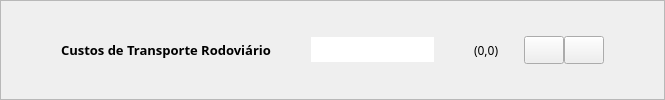
                      <widget class="QFrame" name="frame_60">
                       <property name="minimumSize">
                        <size>
                         <width>0</width>
                         <height>40</height>
                        </size>
                       </property>
                       <property name="frameShape">
                        <enum>QFrame::StyledPanel</enum>
                       </property>
                       <property name="frameShadow">
                        <enum>QFrame::Raised</enum>
                       </property>
                       <layout class="QHBoxLayout" name="horizontalLayout_30">
                        <property name="spacing">
                         <number>0</number>
                        </property>
                        <property name="leftMargin">
                         <number>60</number>
                        </property>
                        <property name="topMargin">
                         <number>0</number>
                        </property>
                        <property name="rightMargin">
                         <number>60</number>
                        </property>
                        <property name="bottomMargin">
                         <number>0</number>
                        </property>
                        <item>
                         <widget class="QLabel" name="label_111">
                          <property name="font">
                           <font>
                            <family>Poppins SemiBold</family>
                            <pointsize>10</pointsize>
                            <weight>75</weight>
                            <bold>true</bold>
                           </font>
                          </property>
                          <property name="text">
                           <string>Custos de Transporte Rodoviário</string>
                          </property>
                         </widget>
                        </item>
                        <item>
                         <spacer name="horizontalSpacer_34">
                          <property name="orientation">
                           <enum>Qt::Horizontal</enum>
                          </property>
                          <property name="sizeHint" stdset="0">
                           <size>
                            <width>40</width>
                            <height>20</height>
                           </size>
                          </property>
                         </spacer>
                        </item>
                        <item>
                         <widget class="QLineEdit" name="search_8">
                          <property name="minimumSize">
                           <size>
                            <width>0</width>
                            <height>25</height>
                           </size>
                          </property>
                          <property name="maximumSize">
                           <size>
                            <width>220</width>
                            <height>16777215</height>
                           </size>
                          </property>
                          <property name="font">
                           <font>
                            <family>Poppins</family>
                            <pointsize>10</pointsize>
                           </font>
                          </property>
                          <property name="frame">
                           <bool>false</bool>
                          </property>
                         </widget>
                        </item>
                        <item>
                         <spacer name="horizontalSpacer_7">
                          <property name="orientation">
                           <enum>Qt::Horizontal</enum>
                          </property>
                          <property name="sizeHint" stdset="0">
                           <size>
                            <width>40</width>
                            <height>20</height>
                           </size>
                          </property>
                         </spacer>
                        </item>
                        <item>
                         <widget class="QLabel" name="label_12">
                          <property name="font">
                           <font>
                            <family>Poppins Medium</family>
                           </font>
                          </property>
                          <property name="text">
                           <string>(0,0)</string>
                          </property>
                         </widget>
                        </item>
                        <item>
                         <spacer name="horizontalSpacer_20">
                          <property name="orientation">
                           <enum>Qt::Horizontal</enum>
                          </property>
                          <property name="sizeType">
                           <enum>QSizePolicy::Fixed</enum>
                          </property>
                          <property name="sizeHint" stdset="0">
                           <size>
                            <width>25</width>
                            <height>20</height>
                           </size>
                          </property>
                         </spacer>
                        </item>
                        <item>
                         <widget class="QPushButton" name="button_open_14">
                          <property name="minimumSize">
                           <size>
                            <width>26</width>
                            <height>28</height>
                           </size>
                          </property>
                          <property name="text">
                           <string/>
                          </property>
                         </widget>
                        </item>
                        <item>
                         <widget class="QPushButton" name="r_7">
                          <property name="minimumSize">
                           <size>
                            <width>26</width>
                            <height>28</height>
                           </size>
                          </property>
                          <property name="text">
                           <string/>
                          </property>
                         </widget>
                        </item>
                       </layout>
                      </widget>
